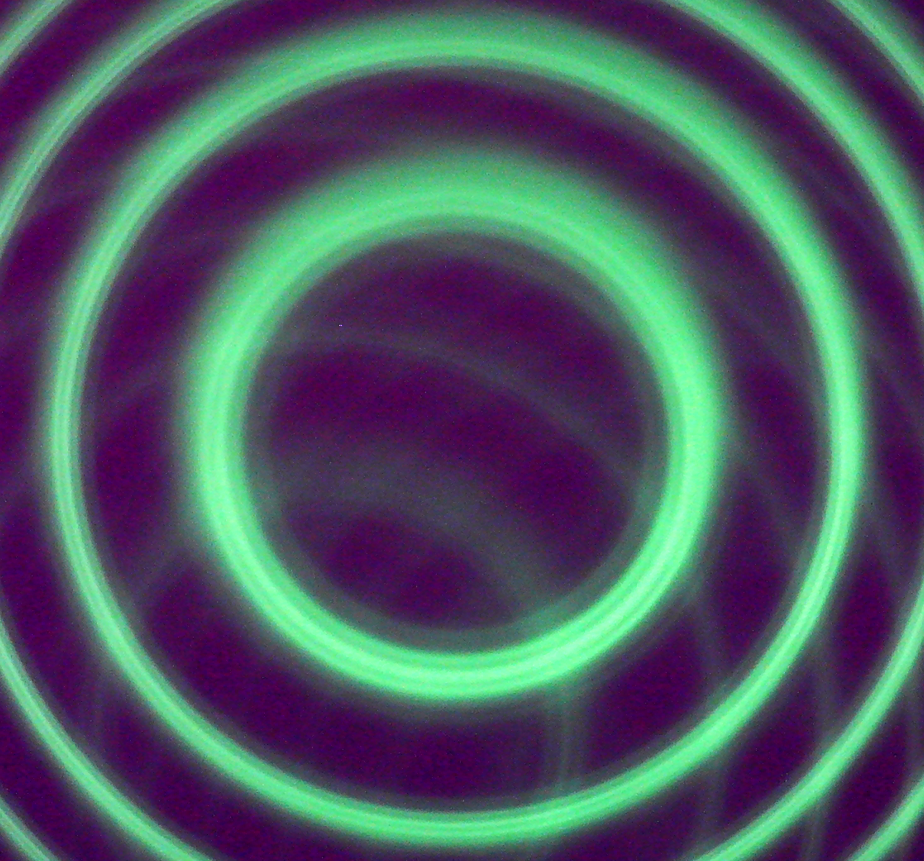
#> input picture Zeeman/dm.png, 924 x 861 px, found by its file name
$ python '塞曼.py'
#> lines starting #> are read from the running program, lines starting #| are printed output that depends on the picture; after the words box and inside, x2 and y2 are one past the last pixel; in counts of white or black regions, pixels touching at a corner belong together
import cv2
import numpy as np
import matplotlib.pyplot as plt

# 图像文件路径
image_path = 'C:\\Users\\hll\\Desktop\\CO\\EX\\GP\\Zeeman\\dm.png'

# 使用 OpenCV 加载图像
img = cv2.imread(image_path, cv2.IMREAD_GRAYSCALE)
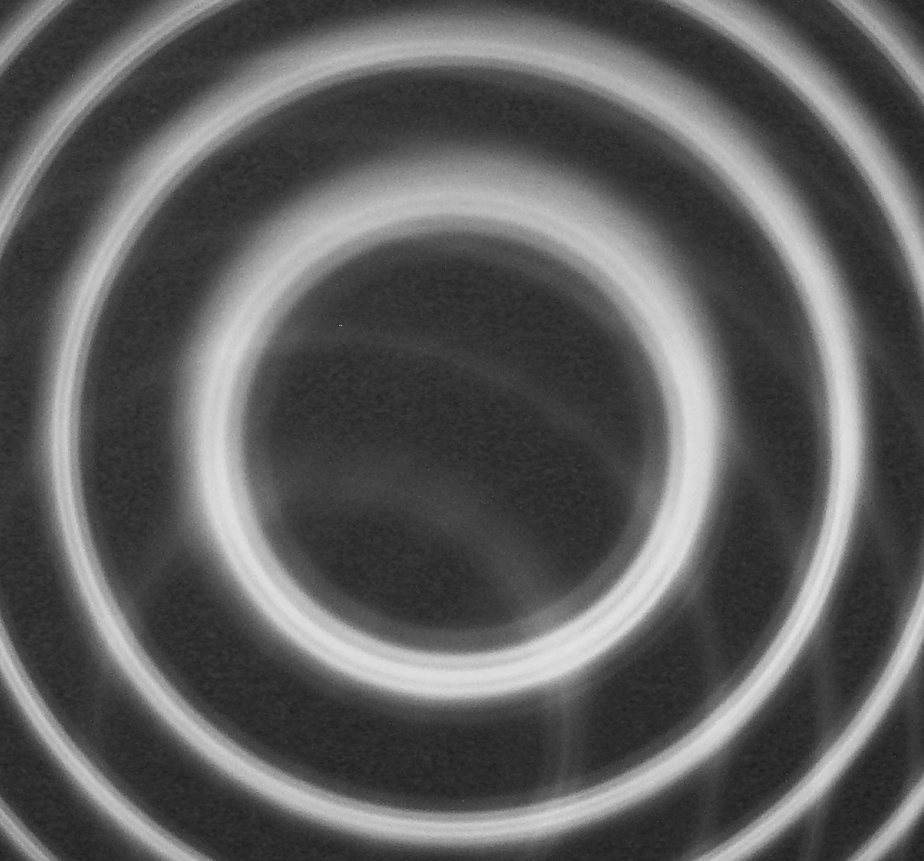
#> img: shape (861, 924); min 21, max 228, mean 92.6

# 检查图像是否成功加载
if img is None:
    print(f"错误：无法从 {image_path} 加载图像")
    exit()

# 高斯模糊以减少噪声
blurred_img = cv2.GaussianBlur(img, (9, 9), 2)

# 使用 HoughCircles 检测圆环
circles = cv2.HoughCircles(blurred_img, cv2.HOUGH_GRADIENT, dp=1.2, minDist=30,
                           param1=50, param2=30, minRadius=20, maxRadius=200)
#> circles = 43 rows, first 8: [471, 447, 198], [427.8, 467.4, 193.8], [437.4, 418.2, 199.3], [809.4, 119.4, 98.84], [657, 676.2, 95.6], [267, 712.2, 73.16], [766.2, 270.6, 136.9], [210.6, 629.4, 95.36]

# 如果检测到圆环，绘制它们
if circles is not None:
    circles = np.round(circles[0, :]).astype("int")
#> circles = 43 rows, first 8: [471, 447, 198], [428, 467, 194], [437, 418, 199], [809, 119, 99], [657, 676, 96], [267, 712, 73], [766, 271, 137], [211, 629, 95]
    for (x, y, r) in circles:
        # 绘制圆环和中心点
        cv2.circle(img, (x, y), r, (0, 255, 0), 2)
        cv2.rectangle(img, (x - 5, y - 5), (x + 5, y + 5), (0, 128, 255), -1)

        # 多选取几个点进行分析
        for k in range(-3, 4):
            for l in range(-3, 4):
                if k == 0 and l == 0:
                    continue  # 跳过圆心点自身
                px = x + k
                py = y + l
                if px >= 0 and px < img.shape[1] and py >= 0 and py < img.shape[0]:
                    cv2.rectangle(img, (px - 2, py - 2), (px + 2, py + 2), (255, 0, 0), -1)  # 绘制额外的点
#> this loop made 43 passes
#> (x, y, r) on passes 1 to 12: (471, 447, 198), (428, 467, 194), (437, 418, 199), (809, 119, 99), (657, 676, 96), (267, 712, 73), (766, 271, 137), (211, 629, 95), (717, 254, 170), (699, 616, 85), (212, 266, 88), (249, 651, 81)
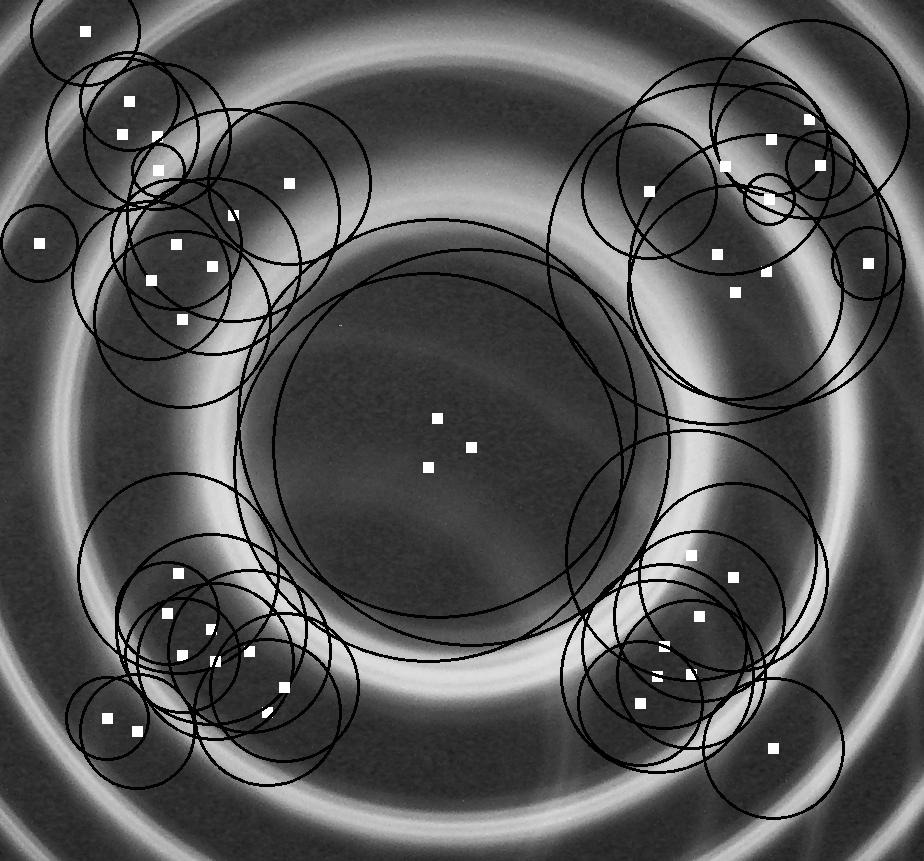
#> img: shape (861, 924); 8.54% of pixels changed, all inside (x1, y1, x2, y2) = (0, 0, 910, 820)

# 显示带有检测到的圆环和额外点的图像
plt.figure(figsize=(10, 10))
plt.imshow(img, cmap='gray')
plt.title('检测到的圆环和额外点')
plt.axis('off')
plt.show()

# 打印检测到的圆环信息
print("检测到的圆环：")
if circles is not None:
    for (x, y, r) in circles:
        print(f"圆心坐标：({x}, {y})，半径：{r}")
